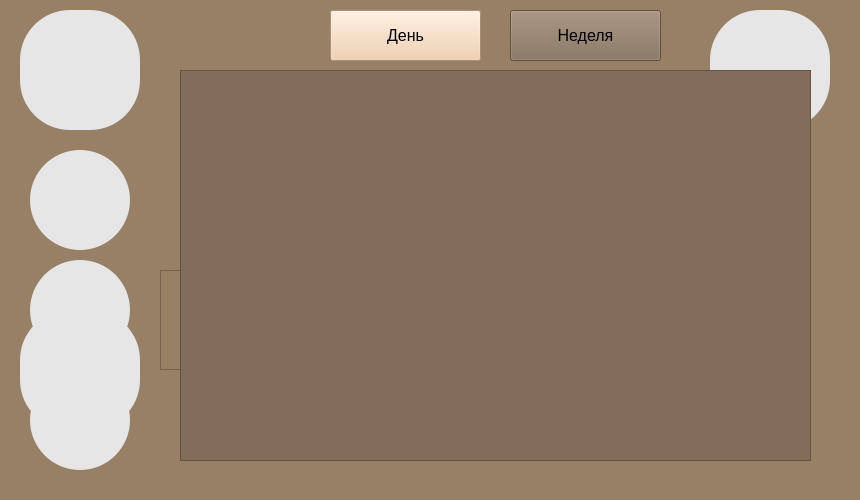
<?xml version="1.0" encoding="UTF-8"?>
<ui version="4.0">
 <class>MainWindow</class>
 <widget class="QMainWindow" name="MainWindow">
  <property name="geometry">
   <rect>
    <x>0</x>
    <y>0</y>
    <width>860</width>
    <height>500</height>
   </rect>
  </property>
  <property name="windowTitle">
   <string>MainWindow</string>
  </property>
  <property name="windowIcon">
   <iconset>
    <normaloff>icon.ico</normaloff>icon.ico</iconset>
  </property>
  <property name="styleSheet">
   <string notr="true">background-color: rgb(152, 128, 103);
</string>
  </property>
  <widget class="QWidget" name="centralwidget">
   <widget class="QPushButton" name="concentrathion">
    <property name="geometry">
     <rect>
      <x>20</x>
      <y>10</y>
      <width>120</width>
      <height>120</height>
     </rect>
    </property>
    <property name="styleSheet">
     <string notr="true">background-color: rgb(230, 230, 230);
border-radius: 50px;</string>
    </property>
    <property name="text">
     <string/>
    </property>
    <property name="icon">
     <iconset>
      <normaloff>icon_pomodoro.png</normaloff>icon_pomodoro.png</iconset>
    </property>
    <property name="iconSize">
     <size>
      <width>100</width>
      <height>100</height>
     </size>
    </property>
   </widget>
   <widget class="QLabel" name="tttimer">
    <property name="enabled">
     <bool>true</bool>
    </property>
    <property name="geometry">
     <rect>
      <x>280</x>
      <y>80</y>
      <width>300</width>
      <height>130</height>
     </rect>
    </property>
    <property name="font">
     <font>
      <family>MS Gothic</family>
      <pointsize>46</pointsize>
     </font>
    </property>
    <property name="text">
     <string>25:00</string>
    </property>
    <property name="alignment">
     <set>Qt::AlignCenter</set>
    </property>
   </widget>
   <widget class="QTextEdit" name="motivathion">
    <property name="enabled">
     <bool>true</bool>
    </property>
    <property name="geometry">
     <rect>
      <x>160</x>
      <y>270</y>
      <width>540</width>
      <height>100</height>
     </rect>
    </property>
    <property name="font">
     <font>
      <pointsize>12</pointsize>
     </font>
    </property>
    <property name="cursor" stdset="0">
     <cursorShape>ArrowCursor</cursorShape>
    </property>
    <property name="layoutDirection">
     <enum>Qt::LeftToRight</enum>
    </property>
    <property name="html">
     <string>&lt;!DOCTYPE HTML PUBLIC &quot;-//W3C//DTD HTML 4.0//EN&quot; &quot;http://www.w3.org/TR/REC-html40/strict.dtd&quot;&gt;
&lt;html&gt;&lt;head&gt;&lt;meta name=&quot;qrichtext&quot; content=&quot;1&quot; /&gt;&lt;style type=&quot;text/css&quot;&gt;
p, li { white-space: pre-wrap; }
&lt;/style&gt;&lt;/head&gt;&lt;body style=&quot; font-family:'MS Shell Dlg 2'; font-size:12pt; font-weight:400; font-style:normal;&quot;&gt;
&lt;p align=&quot;center&quot; style=&quot;-qt-paragraph-type:empty; margin-top:0px; margin-bottom:0px; margin-left:0px; margin-right:0px; -qt-block-indent:0; text-indent:0px;&quot;&gt;&lt;br /&gt;&lt;/p&gt;&lt;/body&gt;&lt;/html&gt;</string>
    </property>
   </widget>
   <widget class="QPushButton" name="back">
    <property name="geometry">
     <rect>
      <x>20</x>
      <y>310</y>
      <width>120</width>
      <height>120</height>
     </rect>
    </property>
    <property name="styleSheet">
     <string notr="true">background-color: rgb(230, 230, 230);
border-radius: 50px;</string>
    </property>
    <property name="text">
     <string/>
    </property>
    <property name="icon">
     <iconset>
      <normalon>back.png</normalon>
     </iconset>
    </property>
    <property name="iconSize">
     <size>
      <width>80</width>
      <height>100</height>
     </size>
    </property>
   </widget>
   <widget class="QPushButton" name="settings">
    <property name="geometry">
     <rect>
      <x>710</x>
      <y>10</y>
      <width>120</width>
      <height>120</height>
     </rect>
    </property>
    <property name="styleSheet">
     <string notr="true">background-color: rgb(230, 230, 230);
border-radius: 50px;</string>
    </property>
    <property name="text">
     <string/>
    </property>
    <property name="icon">
     <iconset>
      <normaloff>nastroiki.png</normaloff>nastroiki.png</iconset>
    </property>
    <property name="iconSize">
     <size>
      <width>80</width>
      <height>80</height>
     </size>
    </property>
   </widget>
   <widget class="QPushButton" name="day">
    <property name="geometry">
     <rect>
      <x>330</x>
      <y>10</y>
      <width>151</width>
      <height>51</height>
     </rect>
    </property>
    <property name="font">
     <font>
      <family>MS Sans Serif</family>
      <pointsize>12</pointsize>
      <weight>50</weight>
      <bold>false</bold>
     </font>
    </property>
    <property name="styleSheet">
     <string notr="true">background-color: rgb(240, 202, 163);</string>
    </property>
    <property name="text">
     <string>День</string>
    </property>
   </widget>
   <widget class="QPushButton" name="week">
    <property name="geometry">
     <rect>
      <x>510</x>
      <y>10</y>
      <width>151</width>
      <height>51</height>
     </rect>
    </property>
    <property name="font">
     <font>
      <family>MS Sans Serif</family>
      <pointsize>12</pointsize>
     </font>
    </property>
    <property name="styleSheet">
     <string notr="true">background-color: rgb(130, 109, 88);</string>
    </property>
    <property name="text">
     <string>Неделя</string>
    </property>
   </widget>
   <widget class="QScrollArea" name="daysTasks">
    <property name="geometry">
     <rect>
      <x>280</x>
      <y>70</y>
      <width>431</width>
      <height>391</height>
     </rect>
    </property>
    <property name="styleSheet">
     <string notr="true">background-color: rgb(130, 109, 88);</string>
    </property>
    <property name="widgetResizable">
     <bool>true</bool>
    </property>
    <widget class="QWidget" name="scrollAreaWidgetContents">
     <property name="geometry">
      <rect>
       <x>0</x>
       <y>0</y>
       <width>429</width>
       <height>389</height>
      </rect>
     </property>
    </widget>
   </widget>
   <widget class="QScrollArea" name="weekTasks">
    <property name="enabled">
     <bool>true</bool>
    </property>
    <property name="geometry">
     <rect>
      <x>180</x>
      <y>70</y>
      <width>631</width>
      <height>391</height>
     </rect>
    </property>
    <property name="styleSheet">
     <string notr="true">background-color: rgb(130, 109, 88);</string>
    </property>
    <property name="widgetResizable">
     <bool>true</bool>
    </property>
    <widget class="QWidget" name="scrollAreaWidgetContents_2">
     <property name="geometry">
      <rect>
       <x>0</x>
       <y>0</y>
       <width>629</width>
       <height>389</height>
      </rect>
     </property>
    </widget>
   </widget>
   <widget class="QPushButton" name="add">
    <property name="geometry">
     <rect>
      <x>30</x>
      <y>150</y>
      <width>100</width>
      <height>100</height>
     </rect>
    </property>
    <property name="styleSheet">
     <string notr="true">background-color: rgb(230, 230, 230);
border-radius: 50px;</string>
    </property>
    <property name="text">
     <string/>
    </property>
    <property name="icon">
     <iconset>
      <normaloff>plus.png</normaloff>plus.png</iconset>
    </property>
    <property name="iconSize">
     <size>
      <width>60</width>
      <height>60</height>
     </size>
    </property>
   </widget>
   <widget class="QPushButton" name="minus">
    <property name="geometry">
     <rect>
      <x>30</x>
      <y>260</y>
      <width>100</width>
      <height>100</height>
     </rect>
    </property>
    <property name="styleSheet">
     <string notr="true">background-color: rgb(230, 230, 230);
border-radius: 50px;</string>
    </property>
    <property name="text">
     <string/>
    </property>
    <property name="icon">
     <iconset>
      <normaloff>minus.png</normaloff>minus.png</iconset>
    </property>
    <property name="iconSize">
     <size>
      <width>60</width>
      <height>60</height>
     </size>
    </property>
   </widget>
   <widget class="QPushButton" name="change">
    <property name="geometry">
     <rect>
      <x>30</x>
      <y>370</y>
      <width>100</width>
      <height>100</height>
     </rect>
    </property>
    <property name="styleSheet">
     <string notr="true">background-color: rgb(230, 230, 230);
border-radius: 50px;</string>
    </property>
    <property name="text">
     <string/>
    </property>
    <property name="icon">
     <iconset>
      <normaloff>change.png</normaloff>change.png</iconset>
    </property>
    <property name="iconSize">
     <size>
      <width>60</width>
      <height>60</height>
     </size>
    </property>
   </widget>
  </widget>
  <widget class="QMenuBar" name="menubar">
   <property name="geometry">
    <rect>
     <x>0</x>
     <y>0</y>
     <width>860</width>
     <height>26</height>
    </rect>
   </property>
  </widget>
  <widget class="QStatusBar" name="statusbar"/>
 </widget>
 <resources/>
 <connections/>
</ui>
